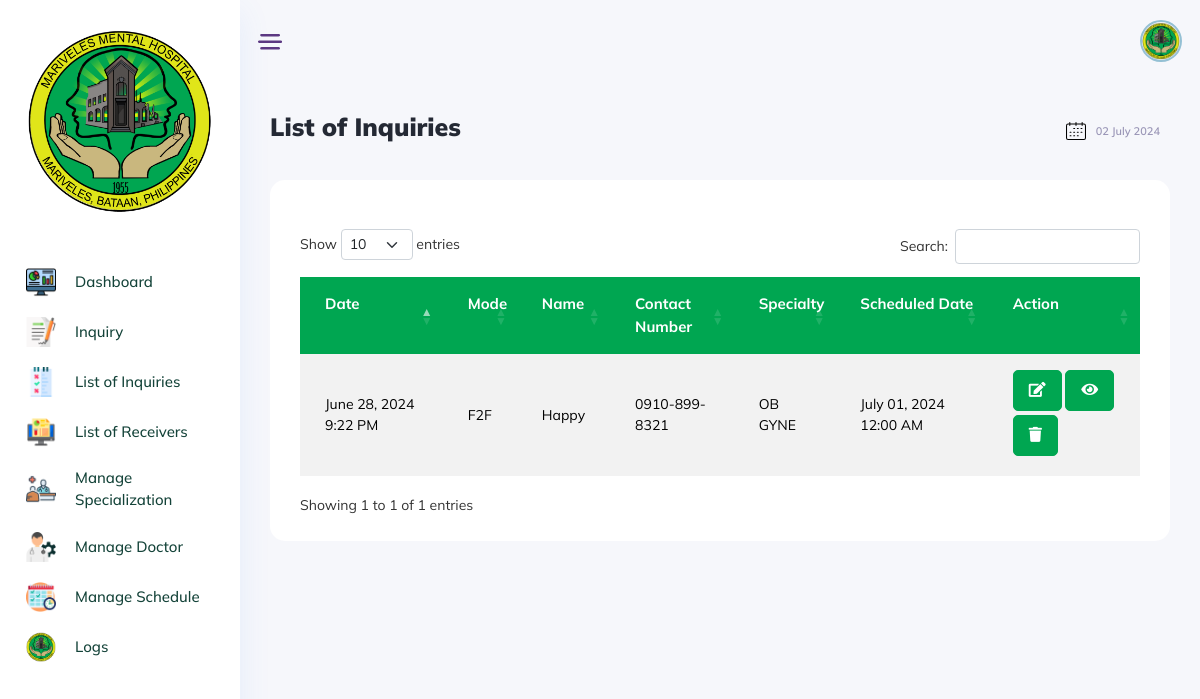
/list_inquiries-cess.php (signed in), run on the app's committed database.
### tables this page shows
CREATE TABLE `tblinquiry` (
  `id` int(11) NOT NULL,
  `consultdate` varchar(50) NOT NULL,
  `consultmonth` varchar(50) NOT NULL,
  `consultyear` varchar(50) NOT NULL,
  `receiver` varchar(50) NOT NULL,
  `mode` varchar(50) NOT NULL,
  `endorsement` varchar(50) NOT NULL,
  `name` varchar(50) NOT NULL,
  `type` varchar(50) NOT NULL,
  `birthdate` date NOT NULL,
  `age` int(11) NOT NULL,
  `gender` varchar(50) NOT NULL DEFAULT '',
  `contact_no` varchar(50) NOT NULL,
  `specialty` varchar(50) NOT NULL,
  `remarks` varchar(50) NOT NULL,
  `start_datetime` varchar(50) NOT NULL,
  `doctor` varchar(50) NOT NULL,
  `status` varchar(50) NOT NULL,
  `rescheduled` varchar(50) NOT NULL,
  `diagnose` varchar(50) NOT NULL,
  `end_datetime` varchar(50) NOT NULL,
  `end_month` varchar(50) NOT NULL,
  `end_year` varchar(50) NOT NULL,
  `rescheduled_id` int(11) NOT NULL
);

CREATE TABLE `specialties` (
  `id` int(11) NOT NULL,
  `specialty` varchar(50) NOT NULL
);

### list_inquiries-cess.php (the view, shortened to what this page needs)
<?php
include "include/config.php";
include "include/header.php";
include "include/sidebar.php";
?>
<body class="crm_body_bg">
    <section class="main_content dashboard_part large_header_bg">
        <?php include 'include/header-2.php'; ?>
        <div class="main_content_iner overly_inner ">
            <div class="container-fluid p-0 ">
                <div class="row">
                    <div class="col-12">
                        <div class="page_title_box d-flex flex-wrap align-items-center justify-content-between">
                            <div class="page_title_left d-flex align-items-center">
                                <h3 class="f_s_25 f_w_700 dark_text mr_30">List of Inquiries</h3>
                            </div>
                            <div class="page_title_right">
                                <div class="page_date_button d-flex align-items-center">
                                    <img src="vendors/calender_icon.svg" alt="">
                                    <?php echo date('d F Y'); ?>
                                </div>
                            </div>
                        </div>
                    </div>
                </div>
                <div class="row ">
                    <div class="col-xl-12">
                        <div class="white_card card_height_100 mb_30">
                            <div class="white_card_header">
                            </div>
                            <div class="white_card_body ">
                                <div class="table-responsive">
                                    <?php
                                    $sql = "SELECT * FROM tblinquiry";
                                    $result = mysqli_query($db, $sql);
                                    $inquiry = mysqli_fetch_all($result, MYSQLI_ASSOC);
                                    ?>
                                    <table id="inquiryTable" class="table table-striped" style="width:100%">
                                        <thead>
                                            <tr>
                                                <th style="background: #00A651 !important; color: white !important; font-weight: 700; font-size: 15px!important; ">Date</th>
                                                <th style="background: #00A651 !important; color: white !important; font-weight: 700; font-size: 15px!important; ">Mode</th>
                                                <th style="background: #00A651 !important; color: white !important; font-weight: 700; font-size: 15px!important; ">Name</th>
                                                <th style="background: #00A651 !important; color: white !important; font-weight: 700; font-size: 15px!important; ">Contact Number</th>
                                                <th style="background: #00A651 !important; color: white !important; font-weight: 700; font-size: 15px!important; ">Specialty</th>
                                                <th style="background: #00A651 !important; color: white !important; font-weight: 700; font-size: 15px!important; ">Scheduled Date</th>
                                                <th style="background: #00A651 !important; color: white !important; font-weight: 700; font-size: 15px!important;  ">Action</th>
                                            </tr>
                                        </thead>
                                        <tbody>
                                            <?php foreach ($inquiry as $row) : ?>
                                                <tr id="row_<?= $row['id']; ?>">
                                                    <td style="color: black; font-weight: 400;"><?= $row['consultdate'] ?></td>
                                                    <td style="color: black; font-weight: 400"><?= $row['mode'] ?></td>
                                                    <td style="color: black; font-weight: 400"><?= $row['name'] ?></td>
                                                    <td style="color: black; font-weight: 400"><?= $row['contact_no'] ?></td>
                                                    <?php
                                                    $sql = "SELECT * FROM `specialties` WHERE id = '{$row['specialty']}'";
                                                    $result1 = $db->query($sql);
                                                    if ($result1 && $result1->num_rows > 0) {
                                                        $specialty_row = $result1->fetch_assoc();
                                                        $specialty_name = $specialty_row['specialty'];
                                                        echo "<td style='color: black; font-weight: 400'>$specialty_name</td>";
                                                    }
                                                    ?>
                                                    <td style="color: black; font-weight: 400">
                                                        <?php
                                                        if (!empty($row['start_datetime'])) {
                                                            echo date('F d, Y h:i A', strtotime($row['start_datetime']));
                                                        } else {
                                                            echo "";
                                                        }
                                                        ?>
                                                    </td>
                                                    <td>
                                                        <button class='btn_1 mb-1' style="padding: 9px 15px!important;" data-id="<?= $row['id']; ?>" onclick="redirectToUpdate(<?= $row['id']; ?>)"><i class="fas fa-edit"></i></button>
                                                        <button class='btn_1 mb-1' style="padding: 9px 15px!important;" data-id="<?= $row['id']; ?>" onclick="redirectToSchedule(<?= $row['id']; ?>)"><i class="fas fa-eye"></i></button>
                                                        <button class='btn_1 mb-1' style="padding: 9px 15px!important;" onclick="deleteRow(<?= $row['id']; ?>)"><i class="fas fa-trash"></i></button>
                                                    </td>
                                                </tr>
                                            <?php endforeach; ?>
                                        </tbody>
                                    </table>
                                </div>
                            </div>
                        </div>
    </section>
    <?php include 'include/footer.php'; ?>

### include/sidebar.php (style rules this page uses)
body { font-family: Mulish, sans-serif !important; }

### list_inquiries-cess.php (style rules this page uses)
.btn_1 i { padding-right: 0px !important; }
table.dataTable>thead>tr>th:not(.sorting_disabled) { padding-right: 0px !important; }
.btn_1 { padding: 9px 15px !important; }
section.main_content.dashboard_part.large_header_bg { background-color: #F6F7FB !important; }

### data on the page
tblinquiry: consultdate "June 28, 2024 9:22 PM", mode "F2F", name "Happy", contact_no "0910-899-8321", specialties.specialty "OB GYNE", start_datetime "July 01, 2024 12:00 AM"
